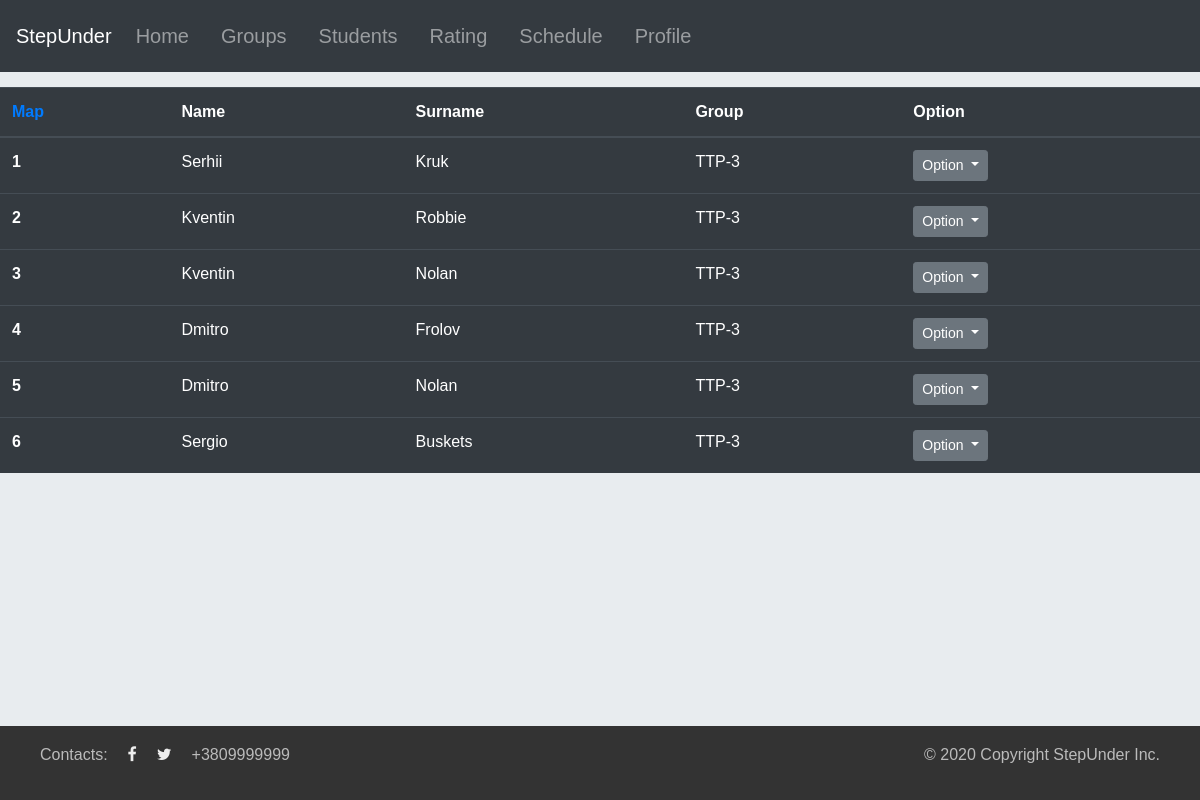
The app's page /group/ttp-3-1601845572/ (signed in), older data.
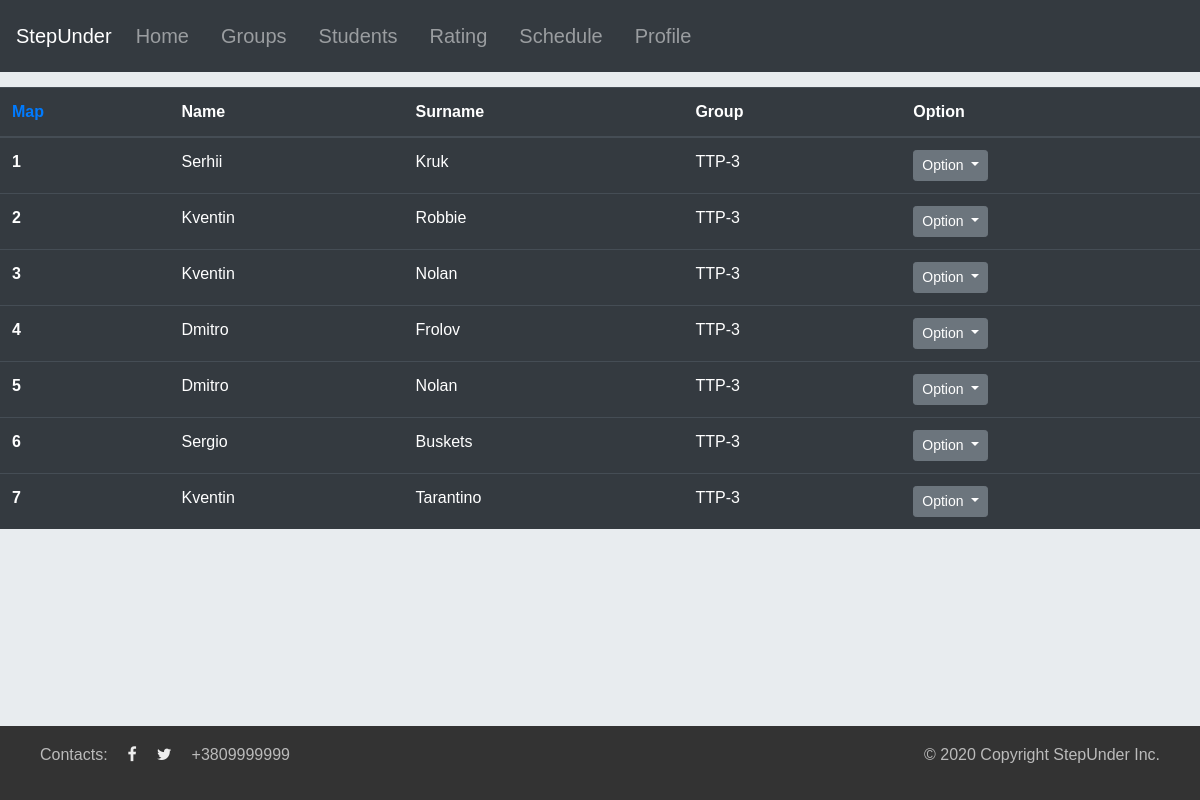
The same page, newer data.
### Groups/models.py (models this page shows, shortened)
class Student(models.Model):
    is_registered = models.BooleanField(default=False)
    first_name = models.CharField(max_length=20)
    second_name = models.CharField(max_length=20)
    date_of_birth = models.DateField(auto_now_add=False, auto_now=False)
    slug = models.SlugField(max_length=150, unique=True)
    photo = models.ImageField(blank=False)
    group_id = models.ForeignKey('Group', related_name='students', on_delete=models.CASCADE)
    latitude = models.FloatField()
    longitude = models.FloatField()
    address = models.TextField(default='No data')
    marks = models.ManyToManyField('Mark')
    phone_regex = RegexValidator(regex=r'^\+?1?\d{9,15}$', message="Phone number must be entered in the format: '+999999999'. Up to 15 digits allowed.")
    phone_number = models.CharField(validators=[phone_regex], max_length=17, blank=True)
    avg_mark = models.FloatField(default=0)
    def get_absolute_url(self):
        return reverse('student_detail', kwargs={'slug':self.slug})
    def get_update_url(self):
        return reverse('student_update', kwargs={'slug': self.slug})
    def get_delete_url(self):
        return reverse('student_delete', kwargs={'slug': self.slug})

class Group(models.Model):
    name = models.CharField(max_length=40, unique=True)
    faculty = models.CharField(max_length=25)
    slug = models.SlugField(max_length=150, unique=True)
    course = models.IntegerField()
    count = models.IntegerField(default=0)
    def __str__(self):
        return self.name

### Groups/views.py (the view)
# urls.py: path('group/<str:slug>/', login_required(GroupDetail.as_view()), name='group_detail'),
class GroupDetail(View):
    def get(self, request, slug):
        if request.user.is_superuser:
            group = get_object_or_404(Group, slug__iexact=slug)
            students = Student.objects.filter(group_id=group)
            return render(request, 'Groups/group_detail.html', context={'students': students, 'group': group})
        else:
            return render(request, 'Groups/permission_page.html')

### Groups/templates/Groups/group_detail.html (shortened to what this page needs)
{% extends 'Groups/base.html' %}
{% block add_src %}
<link href="https://api.mapbox.com/mapbox-gl-js/v1.12.0/mapbox-gl.css" rel="stylesheet" />
{% endblock %}
{% block content %}
{% if group.count > 0 %}
<table class="table table-dark" style="margin-top:15px">
  <thead>
    <tr>
      <th scope="col">
        <a href="{% url 'group_map' slug=group.slug %}">
          Map
        </a>
      </th>
      <th scope="col">Name</th>
      <th scope="col">Surname</th>
      <th scope="col">Group</th>
      <th scope="col">Option</th>
    </tr>
  </thead>
  <tbody>
    {% for student in students %}
    <tr>
      <th scope="row">{{forloop.counter}}</th>
      <td>{{student.first_name}}</td>
      <td>{{student.second_name}}</td>
      <td>{{student.group_id}}</td>
      <td>
        <div class="dropdown">
        <button class="btn btn-secondary btn-sm dropdown-toggle" type="button" id="dropdownMenuButton" data-toggle="dropdown" aria-haspopup="true" aria-expanded="false">
        Option
        </button>
      </div>
      </td>
    </tr>
  {% endfor %}
  </tbody>
</table>
{% endif %}
{% endblock %}

Row changes from the older to the newer data that the page shows:
added Student: first_name "Kventin", second_name "Tarantino", group_id "TTP-3"
